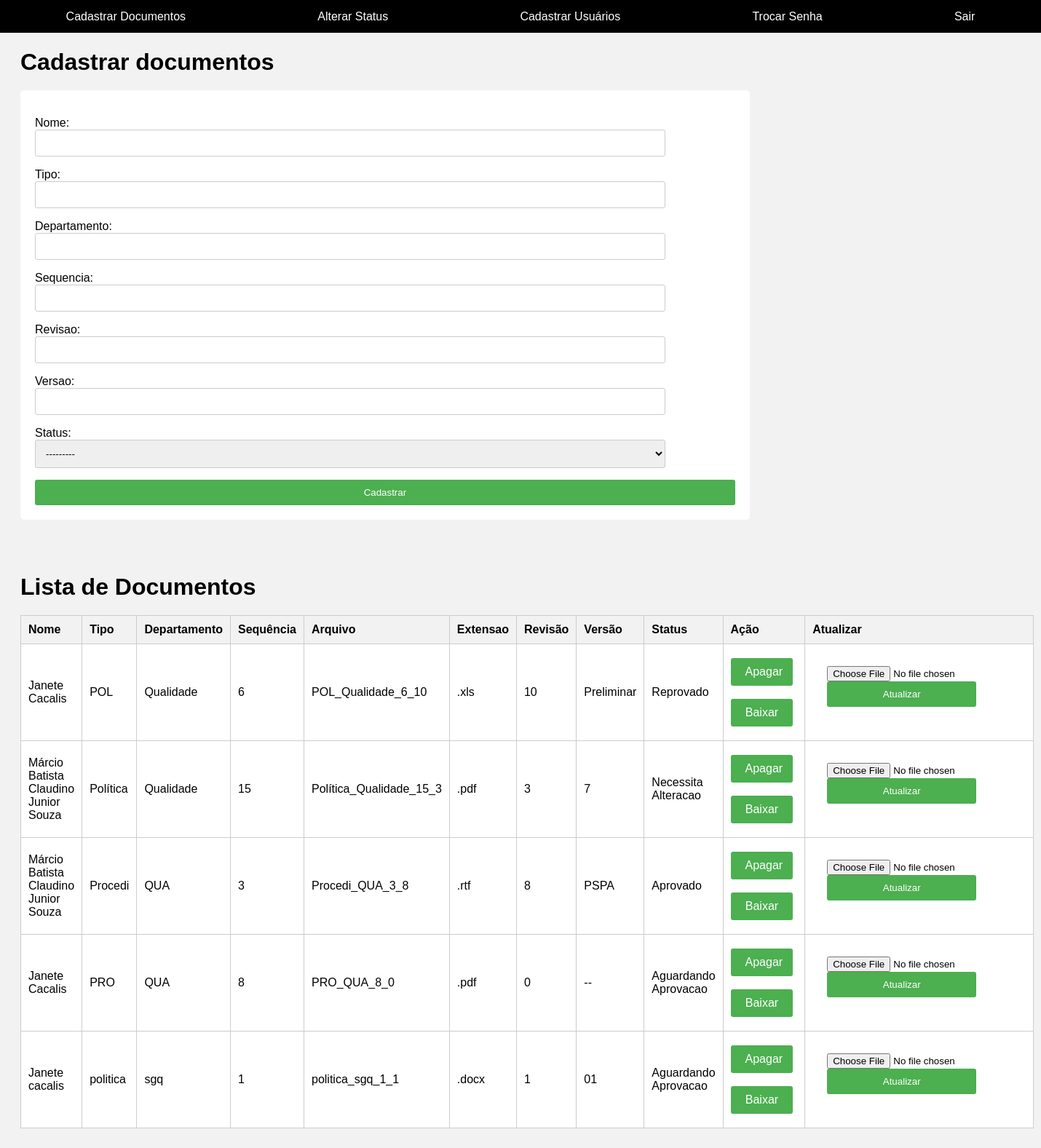
Page / (signed in) on the committed database.
### a2/models.py (models this page shows)
class Documento(models.Model):
	nome = models.CharField(max_length=100)
	tipo = models.CharField(max_length=100)
	departamento = models.CharField(max_length=100)
	sequencia = models.IntegerField()
	arquivo = models.CharField(max_length=255,blank=True)
	extensao = models.CharField(max_length=5,blank=True)
	revisao = models.IntegerField()
	versao = models.CharField(max_length=100)
	Status = STATUS_CHOICES = [
	('Aprovado', 'Aprovado'),
	('Reprovado', 'Reprovado'),
	('Necessita Alteracao', 'Necessita Alteracao'), ]
	status = models.CharField(max_length=100, choices=Status)
	obs = models.CharField(max_length=500,blank=True)

### a2/views.py (the view)
# urls.py: path('',aa.cadastrar_documento,name="v1"),
@login_required(login_url='login')
def cadastrar_documento(request):
	if request.method == 'POST':
		form = DocumentoForm(request.POST, request.FILES)
		if form.is_valid(): # cria uma instancia do modelo Documento sem salvar no banco de dados
			documento = form.save(commit=False) # altera o atributo arquivo com os valores dos campos nome e sequencia
			documento.arquivo = (
			form.cleaned_data['tipo'] + "_" +
			form.cleaned_data['departamento'] + "_" +
			str(form.cleaned_data['sequencia'])+"_"+
			str(form.cleaned_data['revisao'])			# salva a instancia no banco de dados
			)
			documento.save()
			form = DocumentoForm()
			return redirect('cadastrar_documento', permanent=True)
	else: form = DocumentoForm()
	context = {'form': form,'todos': Documento.objects.all()}
	return render(request, 'Docs/cadastrar_documento.html', {'form': context['form'],'todos':context['todos']})

### a2/forms.py
class DocumentoForm(forms.ModelForm):
    class Meta:
        model = Documento
        fields = ['nome', 'tipo', 'departamento', 'sequencia','revisao','versao','status']

### a1/templates/Docs/cadastrar_documento.html (shortened to what this page needs)
﻿<!DOCTYPE html>
<html>
<head>
</head>
<body>
  <div id="menu">
    <a href="{% url 'cadastrar_documento' %}" class="button">Cadastrar Documentos</a>
    <a href="{% url 'alterar_status' %}" class="button">Alterar Status</a>
	<a href="{% url 'cadastrar_usuario' %}" class="button">Cadastrar Usuários</a>
	<a href="{% url 'change_password' %}" class="button">Trocar Senha</a>
    <a href="{% url 'logout' %}" class="button">Sair</a>
  </div>
<br>
<h1>Cadastrar documentos</h1>
<form method="POST" enctype="multipart/form-data">
  {{ form.as_p }}
  <input type="submit" value="Cadastrar">
</form>
<br><br>
<h1>Lista de Documentos</h1>
<table>
	<thead>
		<tr>
			<th>Nome</th>
			<th>Tipo</th>
			<th>Departamento</th>
			<th>Sequência</th>
			<th>Arquivo</th>
			<th>Extensao</th>
			<th>Revisão</th>
			<th>Versão</th>
			<th>Status</th>
			<th>Ação</th>
			<th>Atualizar</th>
		</tr>
<tbody>
{% for c in todos %}
<tr>
<td>{{ c.nome }}</td>
<td>{{ c.tipo }}</td>
<td>{{ c.departamento }}</td>
<td>{{ c.sequencia }}</td>
<td>{{ c.arquivo }}</td>
<td>{{ c.extensao }}</td>
<td>{{ c.revisao }}</td>
<td>{{ c.versao }}</td>
<td>{{ c.status }}</td>
<td>
    <a href="{% url 'apagar_documento' c.arquivo %}" class=btn-sair>Apagar</a><br><br>
    <a href="/media/{{c.arquivo}}{{c.extensao}}" class=btn-sair>Baixar</a><br>
</td>
<td>
    <form method="POST" enctype="multipart/form-data" action="{% url 'enviar_arquivo' c.arquivo c.revisao %}">
        <input type="file" name="arquivo">
        <input type="submit" value="Atualizar" class=bnt-sair>
    </form>
</td>
{% endfor %}
</tbody>
</table>
</body>
</html>

### a1/templates/Docs/cadastrar_documento.html (style rules this page uses)
body { font-family: Arial, sans-serif; background-color: #f2f2f2; padding: 20px; }
h1 { margin-bottom: 20px; }
form { width: 70%; background-color: #fff; padding: 20px; border-radius: 5px; }
form input[type="text"], form input[type="number"], form input[type="email"], form input[type="password"], form select { width: 90%; padding: 10px; margin-bottom: 10px; border: 1px solid #ccc; border-radius: 3px; display:block; }
form input[type="submit"] { width: 100%; padding: 10px; background-color: #4caf50; color: #fff; border: none; border-radius: 3px; cursor: pointer; }
table { width: 100%; background-color: #fff; border-collapse: collapse; margin-top: 20px; }
table th, table td { padding: 10px; border: 1px solid #ccc; text-align: left; }
table th { background-color: #f2f2f2; }
a { text-decoration: none; color: #4caf50; }
.btn-sair { display: inline-block; padding: 10px 20px; background-color: #4caf50; color: #fff; border: none; border-radius: 3px; text-decoration: none; width: 50%; text-align: center; }
#menu { position: fixed; top: 0; left: 0; width: 100%; height: 45px; background-color: black; display: flex; justify-content: space-around; align-items: center; }
.button { color: white; text-decoration: none; padding: 10px; }

### rows in the picture
Documento: nome "Janete Cacalis", tipo "POL", departamento "Qualidade", sequencia "6", arquivo "POL_Qualidade_6_10", extensao ".xls", revisao "10", versao "Preliminar", status "Reprovado"
Documento: nome "Márcio Batista Claudino Junior Souza", tipo "Política", departamento "Qualidade", sequencia "15", arquivo "Política_Qualidade_15_3", extensao ".pdf", revisao "3", versao "7", status "Necessita Alteracao"
Documento: nome "Márcio Batista Claudino Junior Souza", tipo "Procedi", departamento "QUA", sequencia "3", arquivo "Procedi_QUA_3_8", extensao ".rtf", revisao "8", versao "PSPA", status "Aprovado"
Documento: nome "Janete Cacalis", tipo "PRO", departamento "QUA", sequencia "8", arquivo "PRO_QUA_8_0", extensao ".pdf", revisao "0", versao "--", status "Aguardando Aprovacao"
Documento: nome "Janete cacalis", tipo "politica", departamento "sgq", sequencia "1", arquivo "politica_sgq_1_1", extensao ".docx", revisao "1", versao "01", status "Aguardando Aprovacao"
